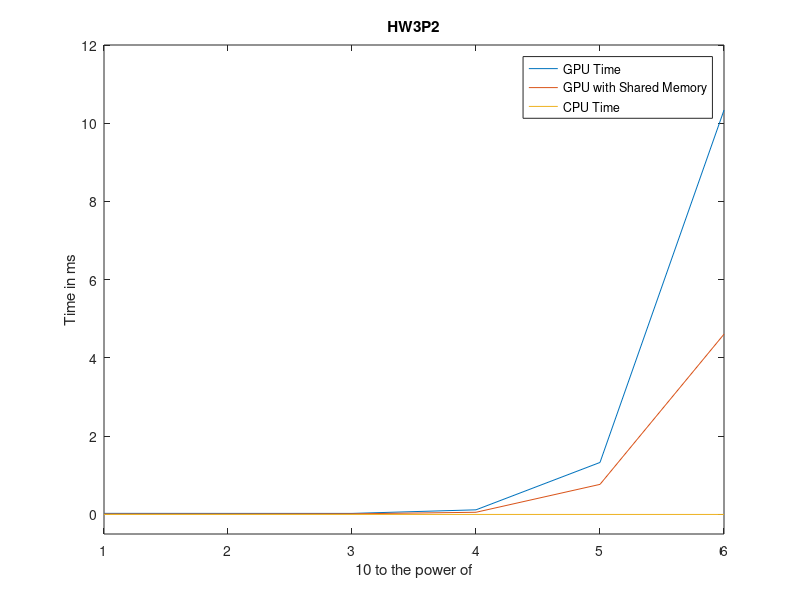

The MATLAB source for this figure:
CPU = zeros(1,6);
GPU = [0.027808 0.026784 0.026656 0.118048 1.329184 10.335424];
Shared = [0.011744 0.011616 0.015328 0.055520 0.768672 4.608000 ];
N = ones(1,6);
for i = 1:length(N)
    N(1,i)=N(1,i)*10^i;
end
plot(log10(N),GPU,log10(N),Shared,log10(N),CPU)
legend('GPU Time','GPU with Shared Memory','CPU Time')
xlabel('10 to the power of')
ylabel('Time in ms')
title('HW3P2')
axis([1 6 -0.5 12])